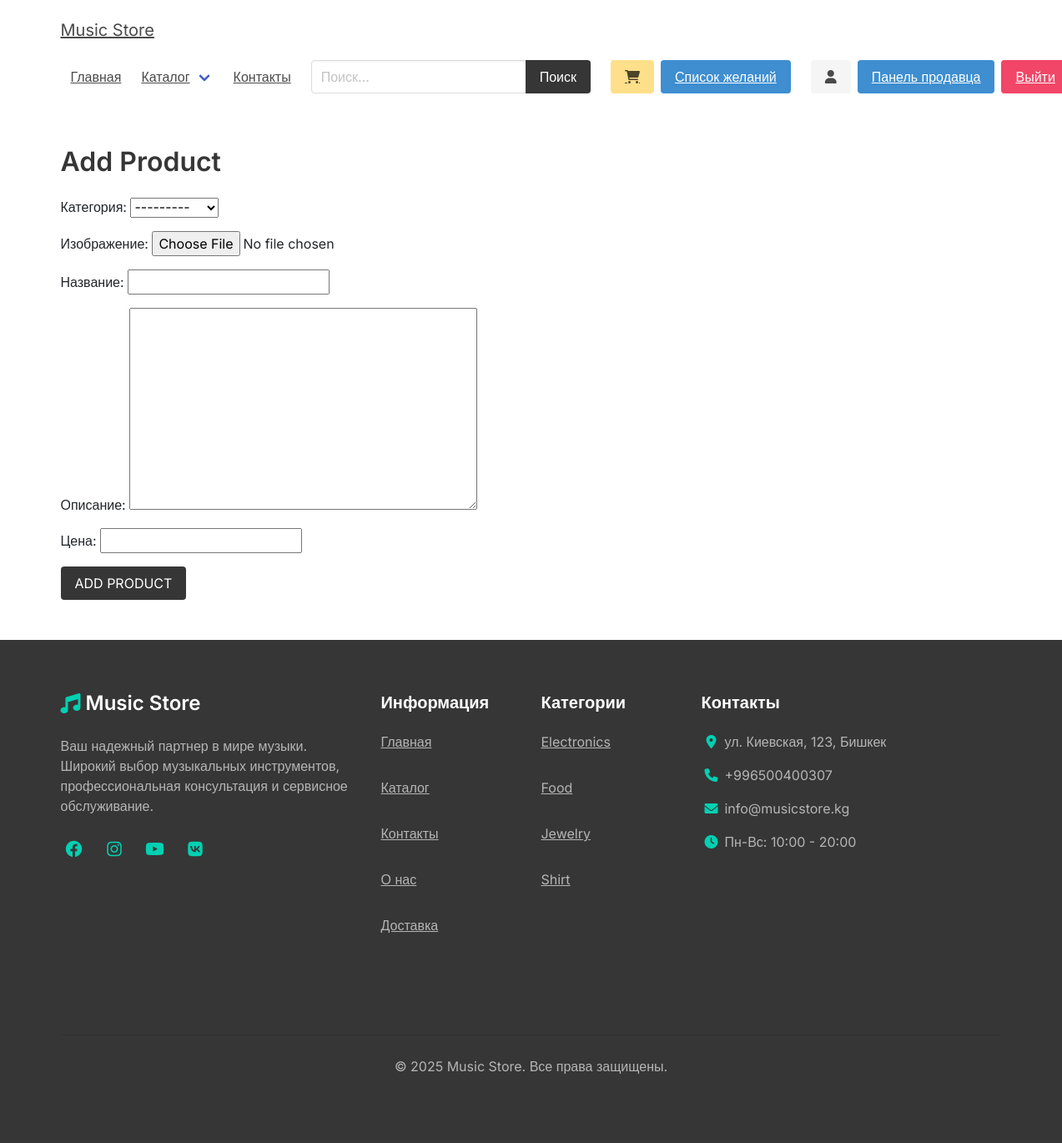
Page /vendor/add-product/ (signed in) on the earlier database version.
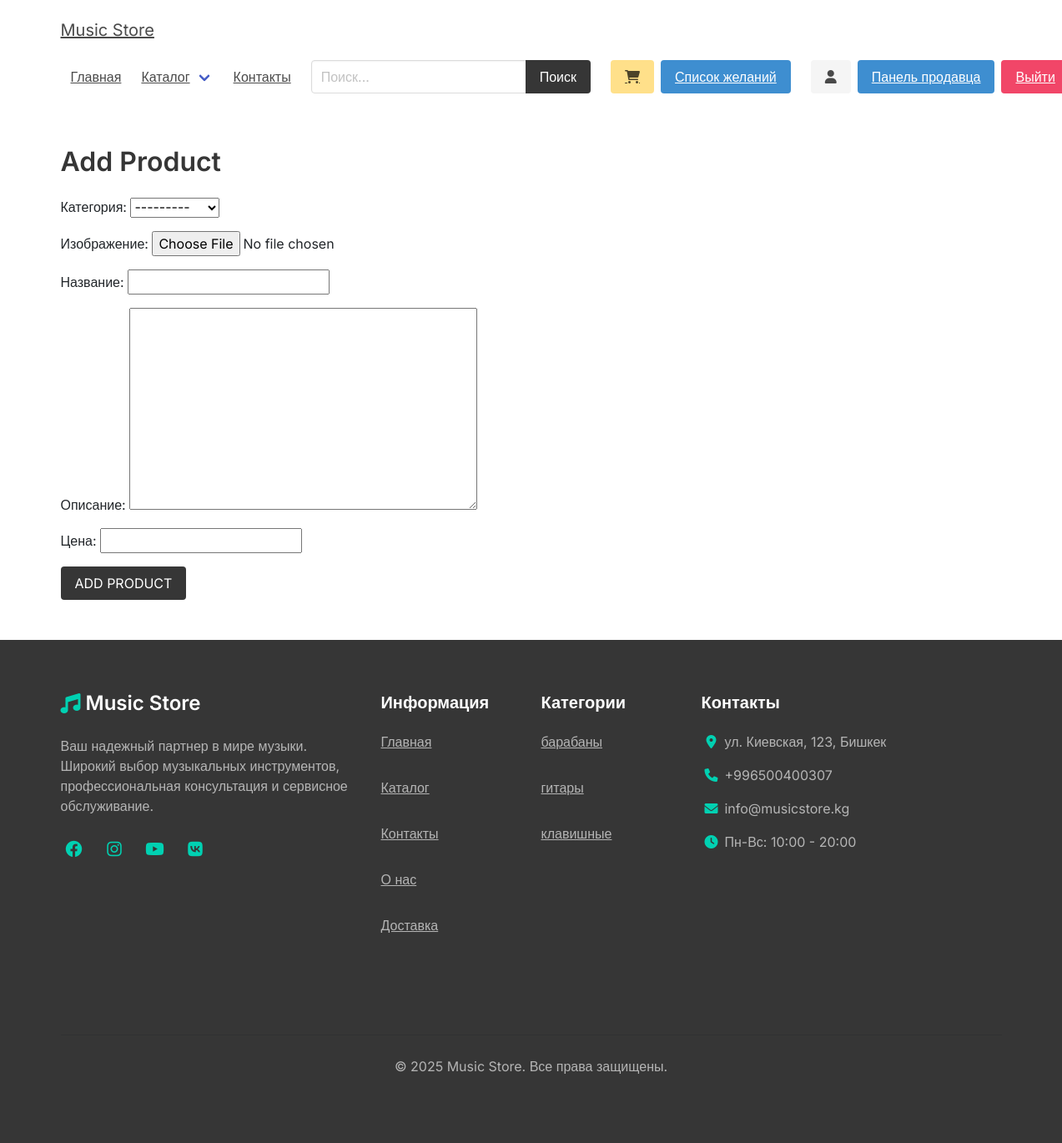
Same page on the later database version.
### product/models.py (models this page shows)
class Category(models.Model):
    title = models.CharField(_('Название'), max_length=50)
    slug = models.SlugField(_('URL-метка'), max_length=50)
    class Meta:
        verbose_name = _('Категория')
        verbose_name_plural = _('Категории')
        ordering = ['title']
    def __str__(self):
        return self.title

### vendor/views.py (the view)
# urls.py: path('add-product/', views.add_product, name="add-product"),
@login_required
def add_product(request):
    try:
        vendor = request.user.vendor
    except ObjectDoesNotExist:
        messages.error(request, 'У вас нет прав продавца. Пожалуйста, станьте продавцом, чтобы добавлять товары.')
        return redirect('vendor:become-vendor')
    if request.method == 'POST':
        form = ProductForm(request.POST, request.FILES)
        if form.is_valid():
            product = form.save(commit=False)
            product.vendor = vendor
            product.slug = slugify(product.title)
            product.save()
            messages.success(request, 'Товар успешно добавлен!')
            return redirect('vendor:vendor-admin')
    else:
        form = ProductForm
    return render(request, 'vendor/add_product.html', {'form': form})

### cart/cart.py (called while the page is built)
    def __len__(self):
        return sum(item['quantity'] for item in self.cart.values())

### cart/context_processors.py (called while the page is built)
def cart(request):
    return {'cart': Cart(request)}

### core/templatetags/wishlist_tags.py (called while the page is built, shortened)
@register.simple_tag(takes_context=True)
def get_wishlist_count(context):
    request = context['request']
    if request.user.is_authenticated:
        try:
            user_wishlists = request.user.wishlist_set.all()
            if user_wishlists.count() > 1:
                wishlist = user_wishlists.first()
                for other_wishlist in user_wishlists[1:]:
                    wishlist.products.add(*other_wishlist.products.all())
                    other_wishlist.delete()
                return wishlist.products.count()
            elif user_wishlists.exists():
                return user_wishlists.first().products.count()
            return 0
        except AttributeError:
            return 0

### product/context_processors.py (called while the page is built)
def menu_categories(request):
    categories = Category.objects.all()
    return {'categories': categories}

### templates/vendor/add_product.html (shortened to what this page needs)
{% extends 'core/base.html' %}
{% block content %}
    <h1 class="title">Add Product</h1>
    <form method="post" action="" enctype="multipart/form-data">
        {{ form.as_p }}
        <div class="field">
            <div class="control">
                <button class="button is-dark is-uppercase">Add Product</button>
            </div>
        </div>
    </form>
{% endblock content %}

### templates/core/base.html (shortened to what the changed rows need)
{% load static %}
{% load wishlist_tags %}
<!DOCTYPE html>
<html lang="en">
<head>
    <link rel="stylesheet" href="https://cdn.jsdelivr.net/npm/bulma@0.9.2/css/bulma.min.css">
    <link rel="stylesheet" href="https://cdnjs.cloudflare.com/ajax/libs/font-awesome/6.0.0/css/all.min.css">
    <link rel="stylesheet" href="{% static 'css/main.css' %}">
    <link href="https://cdn.jsdelivr.net/npm/bootstrap@5.3.0/dist/css/bootstrap.min.css" rel="stylesheet">
</head>
<body>
                        {% get_wishlist_count as wishlist_count %}
    <section class="section">
        <div class="container">
            {% block content %}{% endblock content %}
        </div>
    </section>
    <footer class="footer has-background-dark">
        <div class="container">
            <div class="columns is-multiline">
                <div class="column is-2">
                    <ul class="footer-links">
                        {% for category in categories %}
                            <li><a href="{% url 'product:category' category.slug %}" class="has-text-grey-light">{{ category.title }}</a></li>
                        {% endfor %}
                    </ul>
                </div>
            </div>
        </div>
    </footer>
</body>
</html>

Differences in the rows shown:
removed Category: title "Electronics"
removed Category: title "Food"
removed Category: title "Jewelry"
removed Category: title "Shirt"
added Category: title "барабаны"
added Category: title "гитары"
added Category: title "клавишные"
